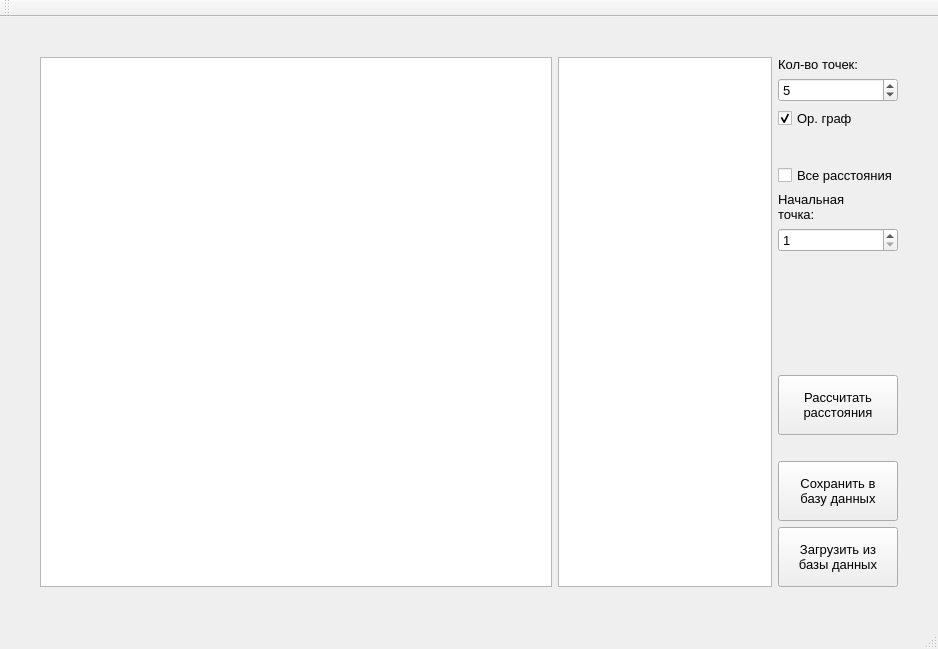
<?xml version="1.0" encoding="UTF-8"?>
<ui version="4.0">
 <class>MainWindow</class>
 <widget class="QMainWindow" name="MainWindow">
  <property name="geometry">
   <rect>
    <x>0</x>
    <y>0</y>
    <width>938</width>
    <height>649</height>
   </rect>
  </property>
  <property name="windowTitle">
   <string>MainWindow</string>
  </property>
  <widget class="QWidget" name="centralWidget">
   <layout class="QHBoxLayout" name="horizontalLayout" stretch="8,3,0">
    <property name="leftMargin">
     <number>40</number>
    </property>
    <property name="topMargin">
     <number>40</number>
    </property>
    <property name="rightMargin">
     <number>40</number>
    </property>
    <property name="bottomMargin">
     <number>40</number>
    </property>
    <item>
     <widget class="QTableView" name="PointsTable"/>
    </item>
    <item>
     <widget class="QTableView" name="LengthsTable">
      <property name="sizePolicy">
       <sizepolicy hsizetype="MinimumExpanding" vsizetype="Expanding">
        <horstretch>0</horstretch>
        <verstretch>0</verstretch>
       </sizepolicy>
      </property>
      <property name="minimumSize">
       <size>
        <width>214</width>
        <height>0</height>
       </size>
      </property>
      <property name="maximumSize">
       <size>
        <width>16777215</width>
        <height>16777215</height>
       </size>
      </property>
      <property name="editTriggers">
       <set>QAbstractItemView::NoEditTriggers</set>
      </property>
      <attribute name="verticalHeaderVisible">
       <bool>false</bool>
      </attribute>
     </widget>
    </item>
    <item>
     <layout class="QVBoxLayout" name="verticalLayout" stretch="0,1,0,1,0,0,0,0">
      <item>
       <layout class="QVBoxLayout" name="verticalLayout_2">
        <property name="sizeConstraint">
         <enum>QLayout::SetFixedSize</enum>
        </property>
        <item>
         <widget class="QLabel" name="label_2">
          <property name="sizePolicy">
           <sizepolicy hsizetype="Preferred" vsizetype="Fixed">
            <horstretch>0</horstretch>
            <verstretch>0</verstretch>
           </sizepolicy>
          </property>
          <property name="font">
           <font>
            <pointsize>10</pointsize>
           </font>
          </property>
          <property name="text">
           <string>Кол-во точек:</string>
          </property>
         </widget>
        </item>
        <item>
         <widget class="QSpinBox" name="PointsCountSpin">
          <property name="enabled">
           <bool>true</bool>
          </property>
          <property name="sizePolicy">
           <sizepolicy hsizetype="Minimum" vsizetype="Fixed">
            <horstretch>0</horstretch>
            <verstretch>0</verstretch>
           </sizepolicy>
          </property>
          <property name="font">
           <font>
            <pointsize>10</pointsize>
           </font>
          </property>
          <property name="minimum">
           <number>2</number>
          </property>
          <property name="value">
           <number>5</number>
          </property>
         </widget>
        </item>
        <item>
         <widget class="QCheckBox" name="isOrientedCheck">
          <property name="sizePolicy">
           <sizepolicy hsizetype="Minimum" vsizetype="Fixed">
            <horstretch>0</horstretch>
            <verstretch>0</verstretch>
           </sizepolicy>
          </property>
          <property name="font">
           <font>
            <pointsize>10</pointsize>
           </font>
          </property>
          <property name="text">
           <string>Ор. граф</string>
          </property>
          <property name="checked">
           <bool>true</bool>
          </property>
          <property name="tristate">
           <bool>false</bool>
          </property>
         </widget>
        </item>
       </layout>
      </item>
      <item>
       <spacer name="verticalSpacer_3">
        <property name="orientation">
         <enum>Qt::Vertical</enum>
        </property>
        <property name="sizeType">
         <enum>QSizePolicy::Fixed</enum>
        </property>
        <property name="sizeHint" stdset="0">
         <size>
          <width>20</width>
          <height>30</height>
         </size>
        </property>
       </spacer>
      </item>
      <item>
       <layout class="QVBoxLayout" name="verticalLayout_3">
        <item>
         <widget class="QCheckBox" name="allPointsCheck">
          <property name="sizePolicy">
           <sizepolicy hsizetype="Minimum" vsizetype="Fixed">
            <horstretch>0</horstretch>
            <verstretch>0</verstretch>
           </sizepolicy>
          </property>
          <property name="font">
           <font>
            <pointsize>10</pointsize>
           </font>
          </property>
          <property name="text">
           <string>Все расстояния</string>
          </property>
          <property name="checked">
           <bool>false</bool>
          </property>
          <property name="tristate">
           <bool>false</bool>
          </property>
         </widget>
        </item>
        <item>
         <widget class="QLabel" name="label">
          <property name="sizePolicy">
           <sizepolicy hsizetype="Preferred" vsizetype="Fixed">
            <horstretch>0</horstretch>
            <verstretch>0</verstretch>
           </sizepolicy>
          </property>
          <property name="font">
           <font>
            <pointsize>10</pointsize>
           </font>
          </property>
          <property name="text">
           <string>Начальная
точка:</string>
          </property>
         </widget>
        </item>
        <item>
         <widget class="QSpinBox" name="StartSpin">
          <property name="enabled">
           <bool>true</bool>
          </property>
          <property name="sizePolicy">
           <sizepolicy hsizetype="Minimum" vsizetype="Fixed">
            <horstretch>0</horstretch>
            <verstretch>0</verstretch>
           </sizepolicy>
          </property>
          <property name="font">
           <font>
            <pointsize>10</pointsize>
           </font>
          </property>
          <property name="minimum">
           <number>1</number>
          </property>
          <property name="value">
           <number>1</number>
          </property>
         </widget>
        </item>
       </layout>
      </item>
      <item>
       <spacer name="verticalSpacer_2">
        <property name="orientation">
         <enum>Qt::Vertical</enum>
        </property>
        <property name="sizeType">
         <enum>QSizePolicy::MinimumExpanding</enum>
        </property>
        <property name="sizeHint" stdset="0">
         <size>
          <width>20</width>
          <height>50</height>
         </size>
        </property>
       </spacer>
      </item>
      <item>
       <widget class="QPushButton" name="CalcButton">
        <property name="minimumSize">
         <size>
          <width>0</width>
          <height>60</height>
         </size>
        </property>
        <property name="font">
         <font>
          <pointsize>10</pointsize>
         </font>
        </property>
        <property name="text">
         <string>Рассчитать
расстояния</string>
        </property>
       </widget>
      </item>
      <item>
       <spacer name="verticalSpacer">
        <property name="orientation">
         <enum>Qt::Vertical</enum>
        </property>
        <property name="sizeType">
         <enum>QSizePolicy::Fixed</enum>
        </property>
        <property name="sizeHint" stdset="0">
         <size>
          <width>20</width>
          <height>20</height>
         </size>
        </property>
       </spacer>
      </item>
      <item>
       <widget class="QPushButton" name="SaveButton">
        <property name="minimumSize">
         <size>
          <width>0</width>
          <height>60</height>
         </size>
        </property>
        <property name="font">
         <font>
          <pointsize>10</pointsize>
         </font>
        </property>
        <property name="text">
         <string>Сохранить в
базу данных</string>
        </property>
       </widget>
      </item>
      <item>
       <widget class="QPushButton" name="LoadButton">
        <property name="minimumSize">
         <size>
          <width>0</width>
          <height>60</height>
         </size>
        </property>
        <property name="font">
         <font>
          <pointsize>10</pointsize>
         </font>
        </property>
        <property name="text">
         <string>Загрузить из
базы данных</string>
        </property>
       </widget>
      </item>
     </layout>
    </item>
   </layout>
  </widget>
  <widget class="QMenuBar" name="menuBar">
   <property name="geometry">
    <rect>
     <x>0</x>
     <y>0</y>
     <width>938</width>
     <height>22</height>
    </rect>
   </property>
  </widget>
  <widget class="QToolBar" name="mainToolBar">
   <attribute name="toolBarArea">
    <enum>TopToolBarArea</enum>
   </attribute>
   <attribute name="toolBarBreak">
    <bool>false</bool>
   </attribute>
  </widget>
  <widget class="QStatusBar" name="statusBar"/>
 </widget>
 <layoutdefault spacing="6" margin="11"/>
 <resources/>
 <connections/>
</ui>
